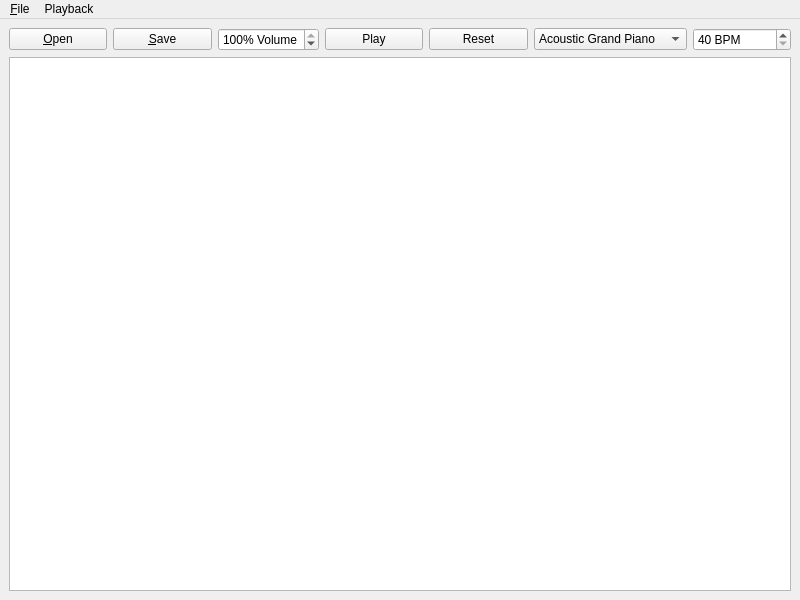
<?xml version="1.0" encoding="UTF-8"?>
<ui version="4.0">
 <class>MainWindow</class>
 <widget class="QMainWindow" name="MainWindow">
  <property name="geometry">
   <rect>
    <x>0</x>
    <y>0</y>
    <width>800</width>
    <height>600</height>
   </rect>
  </property>
  <property name="windowTitle">
   <string>MainWindow</string>
  </property>
  <widget class="QWidget" name="centralwidget">
   <layout class="QVBoxLayout" name="verticalLayout">
    <item>
     <layout class="QHBoxLayout" name="horizontalLayout">
      <item>
       <widget class="QPushButton" name="pushButton">
        <property name="text">
         <string>&amp;Open</string>
        </property>
        <property name="icon">
         <iconset theme="QIcon::ThemeIcon::DocumentOpen"/>
        </property>
        <property name="shortcut">
         <string>Ctrl+O</string>
        </property>
       </widget>
      </item>
      <item>
       <widget class="QPushButton" name="pushButton_2">
        <property name="enabled">
         <bool>true</bool>
        </property>
        <property name="text">
         <string>&amp;Save</string>
        </property>
        <property name="icon">
         <iconset theme="QIcon::ThemeIcon::DocumentSave"/>
        </property>
       </widget>
      </item>
      <item>
       <widget class="QSpinBox" name="spinBox">
        <property name="suffix">
         <string>% Volume</string>
        </property>
        <property name="maximum">
         <number>100</number>
        </property>
        <property name="value">
         <number>100</number>
        </property>
       </widget>
      </item>
      <item>
       <widget class="QPushButton" name="pushButton_3">
        <property name="text">
         <string>Play</string>
        </property>
        <property name="icon">
         <iconset theme="QIcon::ThemeIcon::MediaPlaybackStart"/>
        </property>
       </widget>
      </item>
      <item>
       <widget class="QPushButton" name="pushButton_4">
        <property name="text">
         <string>Reset</string>
        </property>
        <property name="icon">
         <iconset theme="QIcon::ThemeIcon::MediaPlaybackStop"/>
        </property>
       </widget>
      </item>
      <item>
       <widget class="QComboBox" name="comboBox">
        <item>
         <property name="text">
          <string>Acoustic Grand Piano</string>
         </property>
        </item>
        <item>
         <property name="text">
          <string>Bright Acoustic Piano</string>
         </property>
        </item>
        <item>
         <property name="text">
          <string>Electric Grand Piano</string>
         </property>
        </item>
        <item>
         <property name="text">
          <string>Honky-tonk Piano</string>
         </property>
        </item>
        <item>
         <property name="text">
          <string>Electric Piano 1</string>
         </property>
        </item>
        <item>
         <property name="text">
          <string>Electric Piano 2</string>
         </property>
        </item>
        <item>
         <property name="text">
          <string>Harpsichord</string>
         </property>
        </item>
        <item>
         <property name="text">
          <string>Clavinet</string>
         </property>
        </item>
        <item>
         <property name="text">
          <string>Celesta</string>
         </property>
        </item>
        <item>
         <property name="text">
          <string>Glockenspiel</string>
         </property>
        </item>
        <item>
         <property name="text">
          <string>Music Box</string>
         </property>
        </item>
        <item>
         <property name="text">
          <string>Vibraphone</string>
         </property>
        </item>
        <item>
         <property name="text">
          <string>Marimba</string>
         </property>
        </item>
        <item>
         <property name="text">
          <string>Xylophone</string>
         </property>
        </item>
        <item>
         <property name="text">
          <string>Tubular Bells</string>
         </property>
        </item>
        <item>
         <property name="text">
          <string>Dulcimer</string>
         </property>
        </item>
        <item>
         <property name="text">
          <string>Drawbar Organ</string>
         </property>
        </item>
        <item>
         <property name="text">
          <string>Percussive Organ</string>
         </property>
        </item>
        <item>
         <property name="text">
          <string>Rock Organ</string>
         </property>
        </item>
        <item>
         <property name="text">
          <string>Church Organ</string>
         </property>
        </item>
        <item>
         <property name="text">
          <string>Reed Organ</string>
         </property>
        </item>
        <item>
         <property name="text">
          <string>Accordion</string>
         </property>
        </item>
        <item>
         <property name="text">
          <string>Harmonica</string>
         </property>
        </item>
        <item>
         <property name="text">
          <string>Tango Accordion</string>
         </property>
        </item>
        <item>
         <property name="text">
          <string>Acoustic Guitar (nylon)</string>
         </property>
        </item>
        <item>
         <property name="text">
          <string>Acoustic Guitar (steel)</string>
         </property>
        </item>
        <item>
         <property name="text">
          <string>Electric Guitar (jazz)</string>
         </property>
        </item>
        <item>
         <property name="text">
          <string>Electric Guitar (clean)</string>
         </property>
        </item>
        <item>
         <property name="text">
          <string>Electric Guitar (muted)</string>
         </property>
        </item>
        <item>
         <property name="text">
          <string>Overdriven Guitar</string>
         </property>
        </item>
        <item>
         <property name="text">
          <string>Distortion Guitar</string>
         </property>
        </item>
        <item>
         <property name="text">
          <string>Guitar harmonics</string>
         </property>
        </item>
        <item>
         <property name="text">
          <string>Acoustic Bass</string>
         </property>
        </item>
        <item>
         <property name="text">
          <string>Electric Bass (finger)</string>
         </property>
        </item>
        <item>
         <property name="text">
          <string>Electric Bass (pick)</string>
         </property>
        </item>
        <item>
         <property name="text">
          <string>Fretless Bass</string>
         </property>
        </item>
        <item>
         <property name="text">
          <string>Slap Bass 1</string>
         </property>
        </item>
        <item>
         <property name="text">
          <string>Slap Bass 2</string>
         </property>
        </item>
        <item>
         <property name="text">
          <string>Synth Bass 1</string>
         </property>
        </item>
        <item>
         <property name="text">
          <string>Synth Bass 2</string>
         </property>
        </item>
        <item>
         <property name="text">
          <string>Violin</string>
         </property>
        </item>
        <item>
         <property name="text">
          <string>Viola</string>
         </property>
        </item>
        <item>
         <property name="text">
          <string>Cello</string>
         </property>
        </item>
        <item>
         <property name="text">
          <string>Contrabass</string>
         </property>
        </item>
        <item>
         <property name="text">
          <string>Tremolo Strings</string>
         </property>
        </item>
        <item>
         <property name="text">
          <string>Pizzicato Strings</string>
         </property>
        </item>
        <item>
         <property name="text">
          <string>Orchestral Harp</string>
         </property>
        </item>
        <item>
         <property name="text">
          <string>Timpani</string>
         </property>
        </item>
        <item>
         <property name="text">
          <string>String Ensemble 1</string>
         </property>
        </item>
        <item>
         <property name="text">
          <string>String Ensemble 2</string>
         </property>
        </item>
        <item>
         <property name="text">
          <string>SynthStrings 1</string>
         </property>
        </item>
        <item>
         <property name="text">
          <string>SynthStrings 2</string>
         </property>
        </item>
        <item>
         <property name="text">
          <string>Choir Aahs</string>
         </property>
        </item>
        <item>
         <property name="text">
          <string>Voice Oohs</string>
         </property>
        </item>
        <item>
         <property name="text">
          <string>Synth Voice</string>
         </property>
        </item>
        <item>
         <property name="text">
          <string>Orchestra Hit</string>
         </property>
        </item>
        <item>
         <property name="text">
          <string>Trumpet</string>
         </property>
        </item>
        <item>
         <property name="text">
          <string>Trombone</string>
         </property>
        </item>
        <item>
         <property name="text">
          <string>Tuba</string>
         </property>
        </item>
        <item>
         <property name="text">
          <string>Muted Trumpet</string>
         </property>
        </item>
        <item>
         <property name="text">
          <string>French Horn</string>
         </property>
        </item>
        <item>
         <property name="text">
          <string>Brass Section</string>
         </property>
        </item>
        <item>
         <property name="text">
          <string>SynthBrass 1</string>
         </property>
        </item>
        <item>
         <property name="text">
          <string>SynthBrass 2</string>
         </property>
        </item>
        <item>
         <property name="text">
          <string>Soprano Sax</string>
         </property>
        </item>
        <item>
         <property name="text">
          <string>Alto Sax</string>
         </property>
        </item>
        <item>
         <property name="text">
          <string>Tenor Sax</string>
         </property>
        </item>
        <item>
         <property name="text">
          <string>Baritone Sax</string>
         </property>
        </item>
        <item>
         <property name="text">
          <string>Oboe</string>
         </property>
        </item>
        <item>
         <property name="text">
          <string>English Horn</string>
         </property>
        </item>
        <item>
         <property name="text">
          <string>Bassoon</string>
         </property>
        </item>
        <item>
         <property name="text">
          <string>Clarinet</string>
         </property>
        </item>
        <item>
         <property name="text">
          <string>Piccolo</string>
         </property>
        </item>
        <item>
         <property name="text">
          <string>Flute</string>
         </property>
        </item>
        <item>
         <property name="text">
          <string>Recorder</string>
         </property>
        </item>
        <item>
         <property name="text">
          <string>Pan Flute</string>
         </property>
        </item>
        <item>
         <property name="text">
          <string>Blown Bottle</string>
         </property>
        </item>
        <item>
         <property name="text">
          <string>Shakuhachi</string>
         </property>
        </item>
        <item>
         <property name="text">
          <string>Whistle</string>
         </property>
        </item>
        <item>
         <property name="text">
          <string>Ocarina</string>
         </property>
        </item>
        <item>
         <property name="text">
          <string>Lead 1 (square)</string>
         </property>
        </item>
        <item>
         <property name="text">
          <string>Lead 2 (sawtooth)</string>
         </property>
        </item>
        <item>
         <property name="text">
          <string>Lead 3 (calliope)</string>
         </property>
        </item>
        <item>
         <property name="text">
          <string>Lead 4 (chiff)</string>
         </property>
        </item>
        <item>
         <property name="text">
          <string>Lead 5 (charang)</string>
         </property>
        </item>
        <item>
         <property name="text">
          <string>Lead 6 (voice)</string>
         </property>
        </item>
        <item>
         <property name="text">
          <string>Lead 7 (fifths)</string>
         </property>
        </item>
        <item>
         <property name="text">
          <string>Lead 8 (bass + lead)</string>
         </property>
        </item>
        <item>
         <property name="text">
          <string>Pad 1 (new age)</string>
         </property>
        </item>
        <item>
         <property name="text">
          <string>Pad 2 (warm)</string>
         </property>
        </item>
        <item>
         <property name="text">
          <string>Pad 3 (polysynth)</string>
         </property>
        </item>
        <item>
         <property name="text">
          <string>Pad 4 (choir)</string>
         </property>
        </item>
        <item>
         <property name="text">
          <string>Pad 5 (bowed)</string>
         </property>
        </item>
        <item>
         <property name="text">
          <string>Pad 6 (metallic)</string>
         </property>
        </item>
        <item>
         <property name="text">
          <string>Pad 7 (halo)</string>
         </property>
        </item>
        <item>
         <property name="text">
          <string>Pad 8 (sweep)</string>
         </property>
        </item>
        <item>
         <property name="text">
          <string>FX 1 (rain)</string>
         </property>
        </item>
        <item>
         <property name="text">
          <string>FX 2 (soundtrack)</string>
         </property>
        </item>
        <item>
         <property name="text">
          <string>FX 3 (crystal)</string>
         </property>
        </item>
        <item>
         <property name="text">
          <string>FX 4 (atmosphere)</string>
         </property>
        </item>
        <item>
         <property name="text">
          <string>FX 5 (brightness)</string>
         </property>
        </item>
        <item>
         <property name="text">
          <string>FX 6 (goblins)</string>
         </property>
        </item>
        <item>
         <property name="text">
          <string>FX 7 (echoes)</string>
         </property>
        </item>
        <item>
         <property name="text">
          <string>FX 8 (sci-fi)</string>
         </property>
        </item>
        <item>
         <property name="text">
          <string>Sitar</string>
         </property>
        </item>
        <item>
         <property name="text">
          <string>Banjo</string>
         </property>
        </item>
        <item>
         <property name="text">
          <string>Shamisen</string>
         </property>
        </item>
        <item>
         <property name="text">
          <string>Koto</string>
         </property>
        </item>
        <item>
         <property name="text">
          <string>Kalimba</string>
         </property>
        </item>
        <item>
         <property name="text">
          <string>Bag pipe</string>
         </property>
        </item>
        <item>
         <property name="text">
          <string>Fiddle</string>
         </property>
        </item>
        <item>
         <property name="text">
          <string>Shanai</string>
         </property>
        </item>
        <item>
         <property name="text">
          <string>Tinkle Bell</string>
         </property>
        </item>
        <item>
         <property name="text">
          <string>Agogo</string>
         </property>
        </item>
        <item>
         <property name="text">
          <string>Steel Drums</string>
         </property>
        </item>
        <item>
         <property name="text">
          <string>Woodblock</string>
         </property>
        </item>
        <item>
         <property name="text">
          <string>Taiko Drum</string>
         </property>
        </item>
        <item>
         <property name="text">
          <string>Melodic Tom</string>
         </property>
        </item>
        <item>
         <property name="text">
          <string>Synth Drum</string>
         </property>
        </item>
        <item>
         <property name="text">
          <string>Reverse Cymbal</string>
         </property>
        </item>
        <item>
         <property name="text">
          <string>Guitar Fret Noise</string>
         </property>
        </item>
        <item>
         <property name="text">
          <string>Breath Noise</string>
         </property>
        </item>
        <item>
         <property name="text">
          <string>Seashore</string>
         </property>
        </item>
        <item>
         <property name="text">
          <string>Bird Tweet</string>
         </property>
        </item>
        <item>
         <property name="text">
          <string>Telephone Ring</string>
         </property>
        </item>
        <item>
         <property name="text">
          <string>Helicopter</string>
         </property>
        </item>
        <item>
         <property name="text">
          <string>Applause</string>
         </property>
        </item>
        <item>
         <property name="text">
          <string>Gunshot</string>
         </property>
        </item>
       </widget>
      </item>
      <item>
       <widget class="QSpinBox" name="spinBox_2">
        <property name="suffix">
         <string> BPM</string>
        </property>
        <property name="prefix">
         <string/>
        </property>
        <property name="minimum">
         <number>40</number>
        </property>
        <property name="maximum">
         <number>1200</number>
        </property>
       </widget>
      </item>
     </layout>
    </item>
    <item>
     <widget class="QPlainTextEdit" name="plainTextEdit"/>
    </item>
   </layout>
  </widget>
  <widget class="QMenuBar" name="menuBar">
   <property name="geometry">
    <rect>
     <x>0</x>
     <y>0</y>
     <width>800</width>
     <height>30</height>
    </rect>
   </property>
   <widget class="QMenu" name="menu_File">
    <property name="title">
     <string>&amp;File</string>
    </property>
    <widget class="QMenu" name="menu_Export">
     <property name="title">
      <string>&amp;Export</string>
     </property>
     <addaction name="action_mid"/>
     <addaction name="action_txt"/>
    </widget>
    <addaction name="actionOpen"/>
    <addaction name="actionSave"/>
    <addaction name="separator"/>
    <addaction name="menu_Export"/>
   </widget>
   <widget class="QMenu" name="menuPlayback">
    <property name="title">
     <string>Playback</string>
    </property>
    <widget class="QMenu" name="menuChange_Instrument">
     <property name="title">
      <string>Change Instrument</string>
     </property>
     <addaction name="actionAcoustic_Grand_Piano"/>
    </widget>
    <addaction name="actionPlay"/>
    <addaction name="actionPause"/>
    <addaction name="separator"/>
    <addaction name="actionReset"/>
    <addaction name="separator"/>
    <addaction name="menuChange_Instrument"/>
    <addaction name="actionChange_BPM"/>
   </widget>
   <addaction name="menu_File"/>
   <addaction name="menuPlayback"/>
  </widget>
  <action name="actionFile">
   <property name="text">
    <string>File</string>
   </property>
  </action>
  <action name="actionOpen">
   <property name="icon">
    <iconset theme="QIcon::ThemeIcon::DocumentOpen"/>
   </property>
   <property name="text">
    <string>&amp;Open</string>
   </property>
  </action>
  <action name="actionSave">
   <property name="icon">
    <iconset theme="QIcon::ThemeIcon::DocumentSave"/>
   </property>
   <property name="text">
    <string>&amp;Save</string>
   </property>
  </action>
  <action name="action_mid">
   <property name="text">
    <string>.mid</string>
   </property>
  </action>
  <action name="action_txt">
   <property name="text">
    <string>.txt</string>
   </property>
  </action>
  <action name="actionPlay">
   <property name="text">
    <string>Play</string>
   </property>
  </action>
  <action name="actionPause">
   <property name="text">
    <string>Pause</string>
   </property>
  </action>
  <action name="actionReset">
   <property name="text">
    <string>Reset</string>
   </property>
  </action>
  <action name="actionAcoustic_Grand_Piano">
   <property name="text">
    <string>Acoustic Grand Piano</string>
   </property>
  </action>
  <action name="actionChange_BPM">
   <property name="text">
    <string>Change BPM</string>
   </property>
  </action>
 </widget>
 <resources/>
 <connections/>
</ui>
